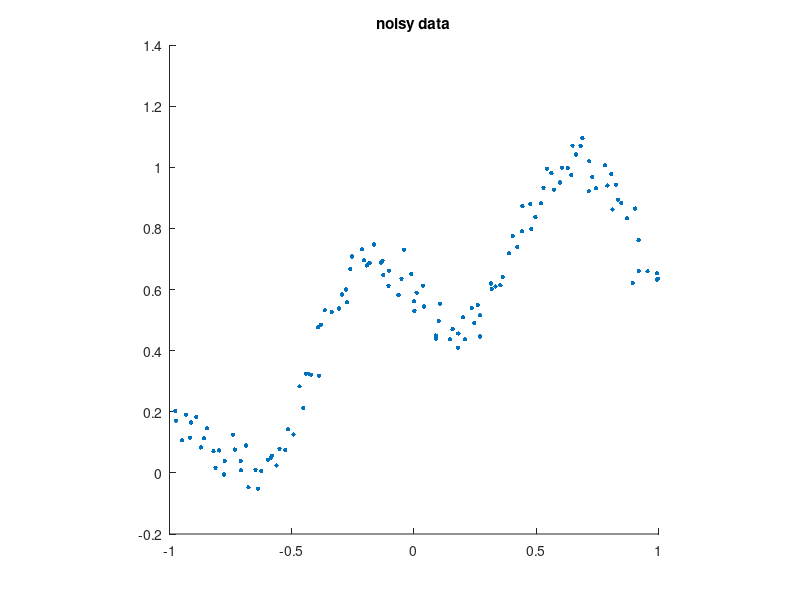

Reproduce this figure in MATLAB. (Note: this script raises an error after producing the figure.)
%
% this script calculates and plots the cv score for an example on the unit
% interval with nonequispaced nodes
%
%% initialization


addpath('~/repo/nfft/matlab/nfct/');        % add ndct library
rng('default');                             % reset random generator
fun       = @(x) peaks(2*x,0);              % example function
M         = 2^7;                            % number of nodes
nodes     = linspace(-1,1,M)';              % nodes in space domain
nodes     = nodes+0.01*randn(size(nodes));
if nnz(( -1 > nodes ) | ( nodes > 1 ))
  nodes(( -1 > nodes ) | ( nodes > 1 )) = 2*rand(nnz(( -1 > nodes ) | ( nodes > 1 )),1)-1;
end
f         = fun(nodes);                     % function values
f = f-min(f); f = f/max(f);                 % normalize function

f_e       = f+0.05*randn(size(f));          % noisy function values
s         = 3;


%% plot noisy data

[~,idx] = sort(nodes);
scatter(nodes(idx),real(f_e(idx)),10,'filled','k'); hold on;
axis square;
title('noisy data');
drawnow();


%% main computations

fcv = FCV_appr(nodes,f_e,[],M,s);
lambda_min = fcv.minimize();
res = fcv.compute(lambda_min);

resolution = 480;
plotnodes = linspace(-1,1,resolution);

plan = nfct_init_1d(M,length(plotnodes));
nfct_set_x(plan,acos(plotnodes)/(2*pi));

plotf_r = sqrt(M/2)*ndctIII(plan,res.fhat_r);
nfct_finalize(plan);


%% plot reconstruction

plot(plotnodes,real(plotf_r)); hold off;
title('noisy data and reconstruction');
